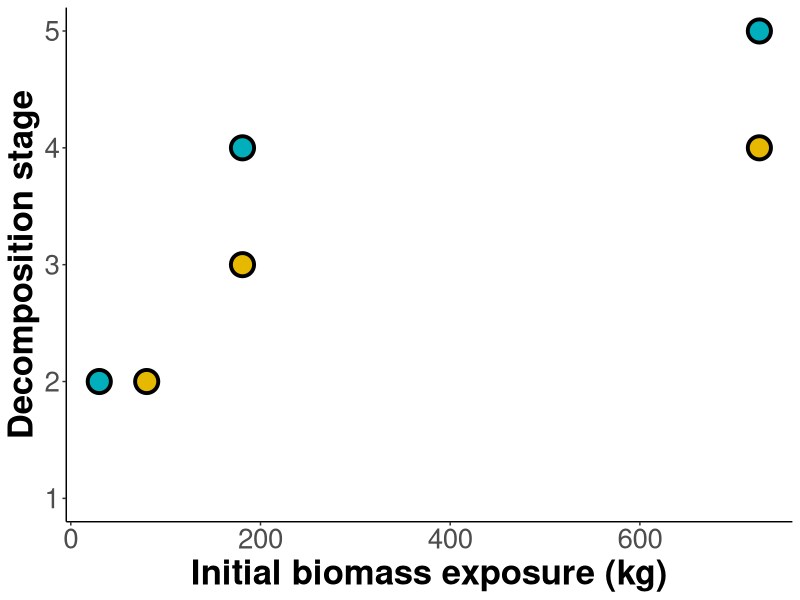

The R source for this figure: (Note: this script raises an error after producing the figure.)
## --------------- Header ------------------------------------------------------
## Script name: 2c_future-decomp-biomass-ES.R
## Author: David S. Mason, UF D.E.E.R. Lab
## Department: Wildlife Ecology and Conservation
## Affiliation: University of Florida
## Date Created: 2021-08-16
## Date Last Modified: 2023-03-11
## Copyright (c) David S. Mason, 2022
## Contact: masond@ufl.edu, @EcoGraffito
## Purpose of script: This script analyzes the future decomposition data

## --------------- Set-up workspace --------------------------------------------
library(ggplot2)
require(tidyverse)
require(MASS)

# Clear the decks
rm(list=ls())

# Bring in the data
d <- read.csv("Clean-data/2a_future-decomp-stage.csv")

d$Pig.biomass <- round(d$Pig.biomass/2.205)

## --------------- Prepare the data --------------------------------------------

# Fix the exclusion labels
d$Fence <- c("Open", "Open", "Open",
						"Fenced","Fenced", "Fenced")
d$Fence <- as.factor(d$Fence)
is.factor(d$Fence)

## --------------- Visualize the model -----------------------------------------

# Adjust the weight values to create space for visualization
d[1,2] <- 80
d[4,2] <- 30

p1 <- ggplot(d,aes(y=Stage,x=Pig.biomass,color=Fence,fill=Fence))+
	geom_point(size = 6.5,shape=21,stroke=2)+
	scale_fill_manual(values=c("#00AFBB", "#E7B800"))+
	scale_color_manual(values=c("black","black"))+
	theme_classic()+
	theme(legend.title = element_blank())+
	scale_x_continuous(breaks = c(0, 200, 400, 600, 800))+
	scale_y_continuous(breaks = c(1,2,3,4,5),
										 limits = c(1,5))+
	xlab("Initial biomass exposure (kg)")+
	ylab("Decomposition stage")+
	theme_classic()+
	theme(axis.title = element_text(face="bold"))+
	theme(axis.text = element_text(size = 20),
				axis.title = element_text(size = 25),
				legend.position = 'none')

# Output the ggplot object
saveRDS(p1, file = "Output/2a_future-decomp-stage-fig.RDS")

